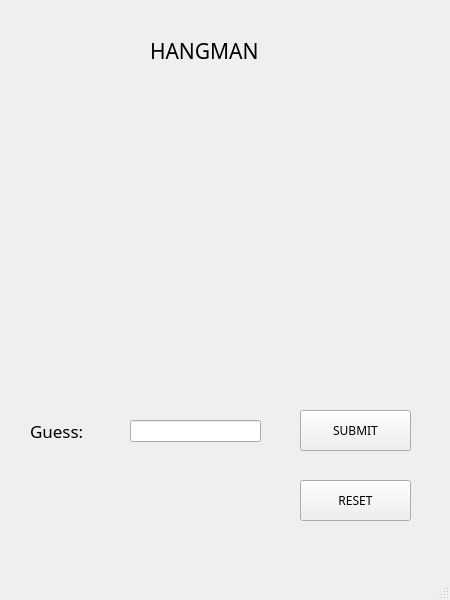
<?xml version="1.0" encoding="UTF-8"?>
<ui version="4.0">
 <class>MainWindow</class>
 <widget class="QMainWindow" name="MainWindow">
  <property name="geometry">
   <rect>
    <x>0</x>
    <y>0</y>
    <width>450</width>
    <height>600</height>
   </rect>
  </property>
  <property name="minimumSize">
   <size>
    <width>450</width>
    <height>600</height>
   </size>
  </property>
  <property name="maximumSize">
   <size>
    <width>450</width>
    <height>600</height>
   </size>
  </property>
  <property name="windowTitle">
   <string>Hangman</string>
  </property>
  <widget class="QWidget" name="centralwidget">
   <widget class="QLabel" name="label_picture">
    <property name="geometry">
     <rect>
      <x>160</x>
      <y>100</y>
      <width>141</width>
      <height>211</height>
     </rect>
    </property>
    <property name="font">
     <font>
      <pointsize>8</pointsize>
     </font>
    </property>
    <property name="text">
     <string/>
    </property>
    <property name="pixmap">
     <pixmap>Hangman one.png</pixmap>
    </property>
   </widget>
   <widget class="QLabel" name="label_title">
    <property name="geometry">
     <rect>
      <x>150</x>
      <y>30</y>
      <width>171</width>
      <height>41</height>
     </rect>
    </property>
    <property name="font">
     <font>
      <family>Copperplate Gothic Bold</family>
      <pointsize>16</pointsize>
     </font>
    </property>
    <property name="text">
     <string>HANGMAN</string>
    </property>
   </widget>
   <widget class="QLabel" name="label_guess">
    <property name="geometry">
     <rect>
      <x>30</x>
      <y>410</y>
      <width>81</width>
      <height>41</height>
     </rect>
    </property>
    <property name="font">
     <font>
      <family>Copperplate Gothic Bold</family>
      <pointsize>13</pointsize>
     </font>
    </property>
    <property name="text">
     <string>Guess:</string>
    </property>
   </widget>
   <widget class="QLineEdit" name="entry_guess">
    <property name="geometry">
     <rect>
      <x>130</x>
      <y>420</y>
      <width>131</width>
      <height>22</height>
     </rect>
    </property>
    <property name="text">
     <string/>
    </property>
    <property name="alignment">
     <set>Qt::AlignCenter</set>
    </property>
   </widget>
   <widget class="QPushButton" name="pushButton_reset">
    <property name="geometry">
     <rect>
      <x>300</x>
      <y>480</y>
      <width>111</width>
      <height>41</height>
     </rect>
    </property>
    <property name="font">
     <font>
      <family>Copperplate Gothic Bold</family>
     </font>
    </property>
    <property name="text">
     <string>RESET</string>
    </property>
   </widget>
   <widget class="QLabel" name="label_word">
    <property name="geometry">
     <rect>
      <x>30</x>
      <y>340</y>
      <width>391</width>
      <height>51</height>
     </rect>
    </property>
    <property name="font">
     <font>
      <family>Copperplate Gothic Bold</family>
      <pointsize>12</pointsize>
     </font>
    </property>
    <property name="text">
     <string/>
    </property>
    <property name="alignment">
     <set>Qt::AlignCenter</set>
    </property>
   </widget>
   <widget class="QLabel" name="label_message">
    <property name="geometry">
     <rect>
      <x>20</x>
      <y>470</y>
      <width>271</width>
      <height>61</height>
     </rect>
    </property>
    <property name="font">
     <font>
      <family>Copperplate Gothic Bold</family>
      <pointsize>7</pointsize>
     </font>
    </property>
    <property name="text">
     <string/>
    </property>
    <property name="alignment">
     <set>Qt::AlignCenter</set>
    </property>
   </widget>
   <widget class="QPushButton" name="pushButton_submit">
    <property name="geometry">
     <rect>
      <x>300</x>
      <y>410</y>
      <width>111</width>
      <height>41</height>
     </rect>
    </property>
    <property name="font">
     <font>
      <family>Copperplate Gothic Bold</family>
     </font>
    </property>
    <property name="text">
     <string>SUBMIT</string>
    </property>
   </widget>
  </widget>
  <widget class="QMenuBar" name="menubar">
   <property name="geometry">
    <rect>
     <x>0</x>
     <y>0</y>
     <width>450</width>
     <height>26</height>
    </rect>
   </property>
  </widget>
  <widget class="QStatusBar" name="statusbar"/>
 </widget>
 <resources/>
 <connections/>
</ui>
